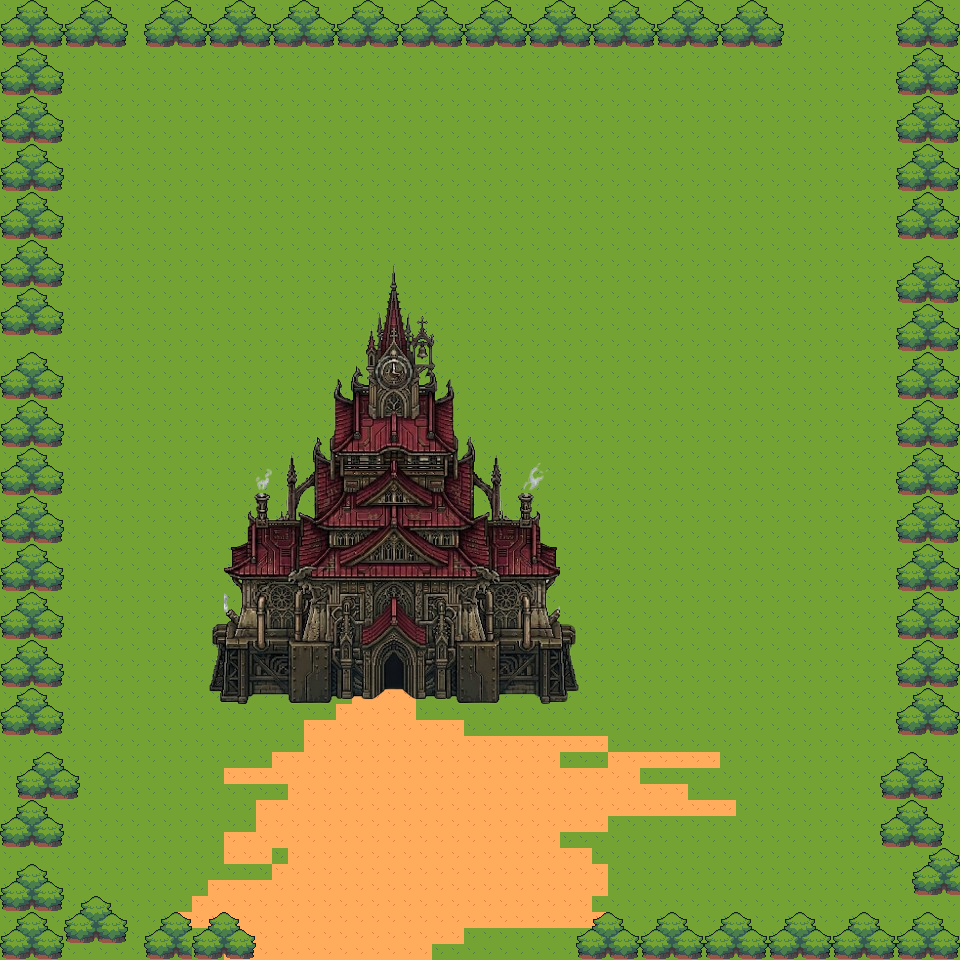

This is a level from a 2D game, rendered from its Tiled map with the project's own tilesets. A one-line summary and the map file follow, with tile-layer data summarised:
An orthogonal 60x60 tile map with 16x16 px tiles, 3 tile layers (Field, Castle, Trees), 3 tilesets and 15 objects (10x collision, player_spawn, transition, npc_spawn).

<map version="1.10" tiledversion="1.10.2" orientation="orthogonal" renderorder="right-down" width="60" height="60" tilewidth="16" tileheight="16" infinite="0" nextlayerid="7" nextobjectid="63">
 <tileset firstgid="1" source="Castle.tsx" />
 <tileset firstgid="962" source="Trees.tsx" />
 <tileset firstgid="1466" source="Relief.tsx" />
 <layer id="3" name="Field" width="60" height="60">
  <data>[3600 cells, 3600 non-empty, 2 distinct tile ids]</data>
 </layer>
 <layer id="1" name="Castle" width="60" height="60">
  <data>[3600 cells, 603 non-empty, 603 distinct tile ids]</data>
 </layer>
 <objectgroup id="4" name="player_spawn">
  <object id="4" name="player_spawn" x="384" y="928" />
 </objectgroup>
 <objectgroup id="5" name="collisions">
  <object id="8" x="396.126" y="282.947" height="29.6421" />
  <object id="24" type="collision" x="8.08421" y="5.38947" width="56.5895" height="956.632" />
  <object id="26" type="collision" x="5.38947" y="2.69474" width="956.632" height="48.5053" />
  <object id="28" type="collision" x="897.347" y="10.7789" width="70.0632" height="924.295" />
  <object id="29" type="collision" x="67.3684" y="894.653" width="199.411" height="59.2842" />
  <object id="31" x="274.863" y="956.632" width="366.484" />
  <object id="32" type="collision" x="584.758" y="910.821" width="374.568" height="48.5053" />
  <object id="37" type="collision" x="288.337" y="261.389" width="212.884" height="247.916" />
  <object id="49" type="collision" x="218.273" y="493.137" width="363.789" height="188.632" />
  <object id="52" type="collision" x="272.168" y="945.853" width="304.505" height="10.7789" />
  <object id="54" type="collision" x="212.884" y="684.463" width="158.989" height="18.8632" />
  <object id="56" type="collision" x="417.684" y="681.768" width="158.989" height="24.2526" />
 </objectgroup>
 <objectgroup id="6" name="transitions">
  <object id="61" type="transition" x="376" y="682" width="37" height="10">
   <properties>
    <property name="spawn" value="ground_spawn" />
    <property name="target_map" value="floor1.tmx" />
   </properties>
  </object>
  <object id="62" name="npc_spawn" x="446" y="840.667" />
 </objectgroup>
 <layer id="2" name="Trees" width="60" height="60">
  <data>[3600 cells, 681 non-empty, 12 distinct tile ids]</data>
 </layer>
</map>
